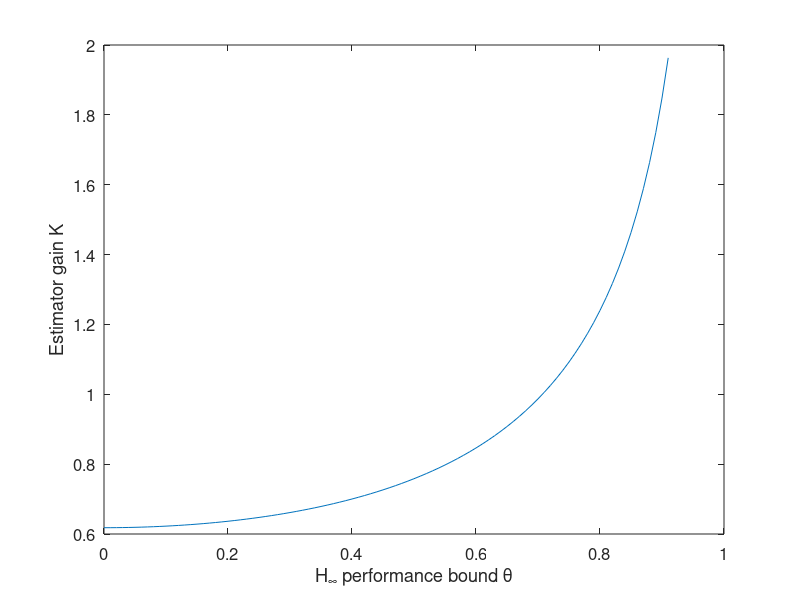
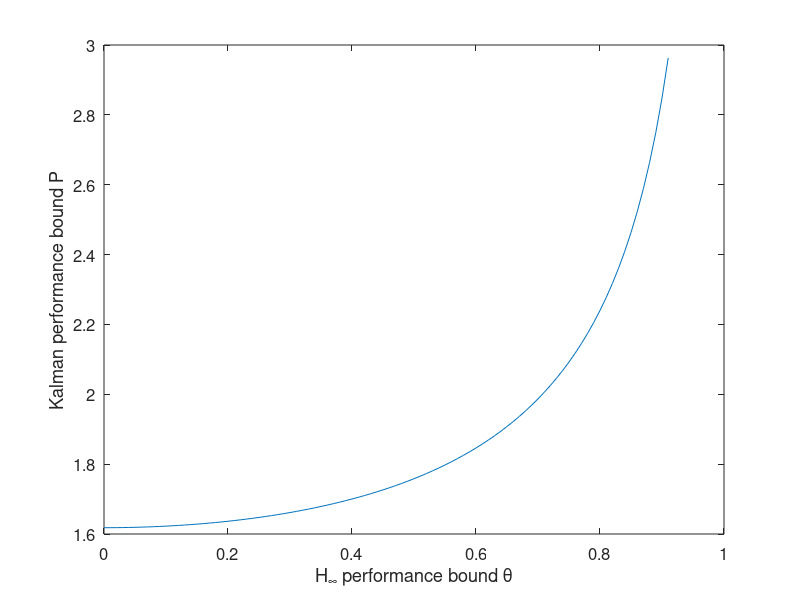

The MATLAB source for these figures, in order:
function AddHinfEx1

Q = 1;
R = 1;
thetaMin = 0;
thetaMax = 1;
dtheta = 0.01;
KArr = [];
PArr = [];
for theta = thetaMin : dtheta : thetaMax
    c(1) = theta^2 - theta^4 * R;
    c(2) = Q * theta^4 * R - Q * theta^2 + R * theta^2 - 1;
    c(3) = Q * (1 - 2 * theta^2 * R);
    c(4) = Q * R;
    Pall = roots(c);
    % Find a real positive root of the ARE that results in a stable estimator.
    P = inf;
    for i = 1 : length(Pall)
        if abs(theta^2 * Pall(i) - 1) < 1e-12
            continue;
        end
        Pa = Pall(i) / (1 - theta^2 * Pall(i));
        V = R + Pa;
        Fhat = 1 - Pa / V;
        if isreal(Pall(i)) && (Pall(i) >= 0) && (Pall(i) < P) && (abs(Fhat) < 1)
            P = Pall(i);
            K = Pa / V;
        end
    end
    if P == inf
        thetaMax = theta - dtheta;
        break;
    end
    PArr = [PArr P];
    KArr = [KArr K];
end

close all;
theta = thetaMin : dtheta : thetaMax;

figure;
plot(theta, KArr); 
set(gca,'FontSize',12); set(gcf,'Color','White');
xlabel('H_\infty performance bound \theta'); ylabel('Estimator gain K');

figure;
plot(theta, PArr); 
set(gca,'FontSize',12); set(gcf,'Color','White');
xlabel('H_\infty performance bound \theta'); ylabel('Kalman performance bound P');
